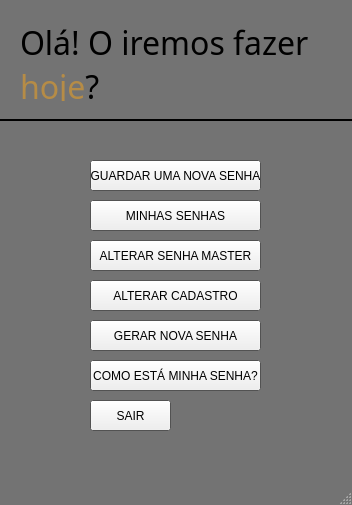
<?xml version="1.0" encoding="UTF-8"?>
<ui version="4.0">
 <class>MainWindow</class>
 <widget class="QMainWindow" name="MainWindow">
  <property name="geometry">
   <rect>
    <x>0</x>
    <y>0</y>
    <width>352</width>
    <height>505</height>
   </rect>
  </property>
  <property name="palette">
   <palette>
    <active>
     <colorrole role="Base">
      <brush brushstyle="SolidPattern">
       <color alpha="255">
        <red>115</red>
        <green>115</green>
        <blue>115</blue>
       </color>
      </brush>
     </colorrole>
     <colorrole role="Window">
      <brush brushstyle="SolidPattern">
       <color alpha="255">
        <red>115</red>
        <green>115</green>
        <blue>115</blue>
       </color>
      </brush>
     </colorrole>
     <colorrole role="Highlight">
      <brush brushstyle="SolidPattern">
       <color alpha="255">
        <red>182</red>
        <green>140</green>
        <blue>70</blue>
       </color>
      </brush>
     </colorrole>
     <colorrole role="HighlightedText">
      <brush brushstyle="SolidPattern">
       <color alpha="255">
        <red>182</red>
        <green>140</green>
        <blue>70</blue>
       </color>
      </brush>
     </colorrole>
     <colorrole role="Link">
      <brush brushstyle="SolidPattern">
       <color alpha="255">
        <red>182</red>
        <green>140</green>
        <blue>70</blue>
       </color>
      </brush>
     </colorrole>
     <colorrole role="LinkVisited">
      <brush brushstyle="SolidPattern">
       <color alpha="255">
        <red>182</red>
        <green>140</green>
        <blue>70</blue>
       </color>
      </brush>
     </colorrole>
    </active>
    <inactive>
     <colorrole role="Base">
      <brush brushstyle="SolidPattern">
       <color alpha="255">
        <red>115</red>
        <green>115</green>
        <blue>115</blue>
       </color>
      </brush>
     </colorrole>
     <colorrole role="Window">
      <brush brushstyle="SolidPattern">
       <color alpha="255">
        <red>115</red>
        <green>115</green>
        <blue>115</blue>
       </color>
      </brush>
     </colorrole>
     <colorrole role="Highlight">
      <brush brushstyle="SolidPattern">
       <color alpha="255">
        <red>182</red>
        <green>140</green>
        <blue>70</blue>
       </color>
      </brush>
     </colorrole>
     <colorrole role="HighlightedText">
      <brush brushstyle="SolidPattern">
       <color alpha="255">
        <red>182</red>
        <green>140</green>
        <blue>70</blue>
       </color>
      </brush>
     </colorrole>
     <colorrole role="Link">
      <brush brushstyle="SolidPattern">
       <color alpha="255">
        <red>182</red>
        <green>140</green>
        <blue>70</blue>
       </color>
      </brush>
     </colorrole>
     <colorrole role="LinkVisited">
      <brush brushstyle="SolidPattern">
       <color alpha="255">
        <red>182</red>
        <green>140</green>
        <blue>70</blue>
       </color>
      </brush>
     </colorrole>
    </inactive>
    <disabled>
     <colorrole role="Base">
      <brush brushstyle="SolidPattern">
       <color alpha="255">
        <red>115</red>
        <green>115</green>
        <blue>115</blue>
       </color>
      </brush>
     </colorrole>
     <colorrole role="Window">
      <brush brushstyle="SolidPattern">
       <color alpha="255">
        <red>115</red>
        <green>115</green>
        <blue>115</blue>
       </color>
      </brush>
     </colorrole>
     <colorrole role="Highlight">
      <brush brushstyle="SolidPattern">
       <color alpha="255">
        <red>0</red>
        <green>120</green>
        <blue>215</blue>
       </color>
      </brush>
     </colorrole>
     <colorrole role="HighlightedText">
      <brush brushstyle="SolidPattern">
       <color alpha="255">
        <red>182</red>
        <green>140</green>
        <blue>70</blue>
       </color>
      </brush>
     </colorrole>
     <colorrole role="Link">
      <brush brushstyle="SolidPattern">
       <color alpha="255">
        <red>182</red>
        <green>140</green>
        <blue>70</blue>
       </color>
      </brush>
     </colorrole>
     <colorrole role="LinkVisited">
      <brush brushstyle="SolidPattern">
       <color alpha="255">
        <red>182</red>
        <green>140</green>
        <blue>70</blue>
       </color>
      </brush>
     </colorrole>
    </disabled>
   </palette>
  </property>
  <property name="windowTitle">
   <string>Que bom te ver novamente por aqui!</string>
  </property>
  <property name="windowIcon">
   <iconset>
    <normaloff>CIPHER_A_Logo_with_Cryptographic_Elements-removebg-preview.png</normaloff>CIPHER_A_Logo_with_Cryptographic_Elements-removebg-preview.png</iconset>
  </property>
  <widget class="QWidget" name="centralwidget">
   <widget class="QLabel" name="boasvindas">
    <property name="geometry">
     <rect>
      <x>20</x>
      <y>20</y>
      <width>321</width>
      <height>81</height>
     </rect>
    </property>
    <property name="font">
     <font>
      <family>Lucida Sans Unicode</family>
      <pointsize>24</pointsize>
     </font>
    </property>
    <property name="contextMenuPolicy">
     <enum>Qt::PreventContextMenu</enum>
    </property>
    <property name="text">
     <string>&lt;html&gt;&lt;head/&gt;&lt;body&gt;&lt;p&gt;Olá! O iremos fazer &lt;span style=&quot; color:#b68c46;&quot;&gt;hoje&lt;/span&gt;?&lt;/p&gt;&lt;/body&gt;&lt;/html&gt;</string>
    </property>
    <property name="textFormat">
     <enum>Qt::RichText</enum>
    </property>
    <property name="alignment">
     <set>Qt::AlignLeading|Qt::AlignLeft|Qt::AlignVCenter</set>
    </property>
    <property name="wordWrap">
     <bool>true</bool>
    </property>
   </widget>
   <widget class="QPushButton" name="pushButton_2">
    <property name="geometry">
     <rect>
      <x>90</x>
      <y>160</y>
      <width>171</width>
      <height>31</height>
     </rect>
    </property>
    <property name="text">
     <string>GUARDAR UMA NOVA SENHA</string>
    </property>
   </widget>
   <widget class="Line" name="line">
    <property name="geometry">
     <rect>
      <x>-20</x>
      <y>110</y>
      <width>411</width>
      <height>20</height>
     </rect>
    </property>
    <property name="palette">
     <palette>
      <active>
       <colorrole role="WindowText">
        <brush brushstyle="SolidPattern">
         <color alpha="255">
          <red>255</red>
          <green>255</green>
          <blue>255</blue>
         </color>
        </brush>
       </colorrole>
       <colorrole role="Button">
        <brush brushstyle="SolidPattern">
         <color alpha="255">
          <red>0</red>
          <green>0</green>
          <blue>0</blue>
         </color>
        </brush>
       </colorrole>
       <colorrole role="Light">
        <brush brushstyle="SolidPattern">
         <color alpha="255">
          <red>0</red>
          <green>0</green>
          <blue>0</blue>
         </color>
        </brush>
       </colorrole>
       <colorrole role="Midlight">
        <brush brushstyle="SolidPattern">
         <color alpha="255">
          <red>0</red>
          <green>0</green>
          <blue>0</blue>
         </color>
        </brush>
       </colorrole>
       <colorrole role="Dark">
        <brush brushstyle="SolidPattern">
         <color alpha="255">
          <red>0</red>
          <green>0</green>
          <blue>0</blue>
         </color>
        </brush>
       </colorrole>
       <colorrole role="Mid">
        <brush brushstyle="SolidPattern">
         <color alpha="255">
          <red>0</red>
          <green>0</green>
          <blue>0</blue>
         </color>
        </brush>
       </colorrole>
       <colorrole role="Text">
        <brush brushstyle="SolidPattern">
         <color alpha="255">
          <red>255</red>
          <green>255</green>
          <blue>255</blue>
         </color>
        </brush>
       </colorrole>
       <colorrole role="BrightText">
        <brush brushstyle="SolidPattern">
         <color alpha="255">
          <red>255</red>
          <green>255</green>
          <blue>255</blue>
         </color>
        </brush>
       </colorrole>
       <colorrole role="ButtonText">
        <brush brushstyle="SolidPattern">
         <color alpha="255">
          <red>255</red>
          <green>255</green>
          <blue>255</blue>
         </color>
        </brush>
       </colorrole>
       <colorrole role="Base">
        <brush brushstyle="SolidPattern">
         <color alpha="255">
          <red>0</red>
          <green>0</green>
          <blue>0</blue>
         </color>
        </brush>
       </colorrole>
       <colorrole role="Window">
        <brush brushstyle="SolidPattern">
         <color alpha="255">
          <red>0</red>
          <green>0</green>
          <blue>0</blue>
         </color>
        </brush>
       </colorrole>
       <colorrole role="Shadow">
        <brush brushstyle="SolidPattern">
         <color alpha="255">
          <red>0</red>
          <green>0</green>
          <blue>0</blue>
         </color>
        </brush>
       </colorrole>
       <colorrole role="AlternateBase">
        <brush brushstyle="SolidPattern">
         <color alpha="255">
          <red>0</red>
          <green>0</green>
          <blue>0</blue>
         </color>
        </brush>
       </colorrole>
       <colorrole role="ToolTipBase">
        <brush brushstyle="SolidPattern">
         <color alpha="255">
          <red>255</red>
          <green>255</green>
          <blue>220</blue>
         </color>
        </brush>
       </colorrole>
       <colorrole role="ToolTipText">
        <brush brushstyle="SolidPattern">
         <color alpha="255">
          <red>0</red>
          <green>0</green>
          <blue>0</blue>
         </color>
        </brush>
       </colorrole>
      </active>
      <inactive>
       <colorrole role="WindowText">
        <brush brushstyle="SolidPattern">
         <color alpha="255">
          <red>255</red>
          <green>255</green>
          <blue>255</blue>
         </color>
        </brush>
       </colorrole>
       <colorrole role="Button">
        <brush brushstyle="SolidPattern">
         <color alpha="255">
          <red>0</red>
          <green>0</green>
          <blue>0</blue>
         </color>
        </brush>
       </colorrole>
       <colorrole role="Light">
        <brush brushstyle="SolidPattern">
         <color alpha="255">
          <red>0</red>
          <green>0</green>
          <blue>0</blue>
         </color>
        </brush>
       </colorrole>
       <colorrole role="Midlight">
        <brush brushstyle="SolidPattern">
         <color alpha="255">
          <red>0</red>
          <green>0</green>
          <blue>0</blue>
         </color>
        </brush>
       </colorrole>
       <colorrole role="Dark">
        <brush brushstyle="SolidPattern">
         <color alpha="255">
          <red>0</red>
          <green>0</green>
          <blue>0</blue>
         </color>
        </brush>
       </colorrole>
       <colorrole role="Mid">
        <brush brushstyle="SolidPattern">
         <color alpha="255">
          <red>0</red>
          <green>0</green>
          <blue>0</blue>
         </color>
        </brush>
       </colorrole>
       <colorrole role="Text">
        <brush brushstyle="SolidPattern">
         <color alpha="255">
          <red>255</red>
          <green>255</green>
          <blue>255</blue>
         </color>
        </brush>
       </colorrole>
       <colorrole role="BrightText">
        <brush brushstyle="SolidPattern">
         <color alpha="255">
          <red>255</red>
          <green>255</green>
          <blue>255</blue>
         </color>
        </brush>
       </colorrole>
       <colorrole role="ButtonText">
        <brush brushstyle="SolidPattern">
         <color alpha="255">
          <red>255</red>
          <green>255</green>
          <blue>255</blue>
         </color>
        </brush>
       </colorrole>
       <colorrole role="Base">
        <brush brushstyle="SolidPattern">
         <color alpha="255">
          <red>0</red>
          <green>0</green>
          <blue>0</blue>
         </color>
        </brush>
       </colorrole>
       <colorrole role="Window">
        <brush brushstyle="SolidPattern">
         <color alpha="255">
          <red>0</red>
          <green>0</green>
          <blue>0</blue>
         </color>
        </brush>
       </colorrole>
       <colorrole role="Shadow">
        <brush brushstyle="SolidPattern">
         <color alpha="255">
          <red>0</red>
          <green>0</green>
          <blue>0</blue>
         </color>
        </brush>
       </colorrole>
       <colorrole role="AlternateBase">
        <brush brushstyle="SolidPattern">
         <color alpha="255">
          <red>0</red>
          <green>0</green>
          <blue>0</blue>
         </color>
        </brush>
       </colorrole>
       <colorrole role="ToolTipBase">
        <brush brushstyle="SolidPattern">
         <color alpha="255">
          <red>255</red>
          <green>255</green>
          <blue>220</blue>
         </color>
        </brush>
       </colorrole>
       <colorrole role="ToolTipText">
        <brush brushstyle="SolidPattern">
         <color alpha="255">
          <red>0</red>
          <green>0</green>
          <blue>0</blue>
         </color>
        </brush>
       </colorrole>
      </inactive>
      <disabled>
       <colorrole role="WindowText">
        <brush brushstyle="SolidPattern">
         <color alpha="255">
          <red>0</red>
          <green>0</green>
          <blue>0</blue>
         </color>
        </brush>
       </colorrole>
       <colorrole role="Button">
        <brush brushstyle="SolidPattern">
         <color alpha="255">
          <red>0</red>
          <green>0</green>
          <blue>0</blue>
         </color>
        </brush>
       </colorrole>
       <colorrole role="Light">
        <brush brushstyle="SolidPattern">
         <color alpha="255">
          <red>0</red>
          <green>0</green>
          <blue>0</blue>
         </color>
        </brush>
       </colorrole>
       <colorrole role="Midlight">
        <brush brushstyle="SolidPattern">
         <color alpha="255">
          <red>0</red>
          <green>0</green>
          <blue>0</blue>
         </color>
        </brush>
       </colorrole>
       <colorrole role="Dark">
        <brush brushstyle="SolidPattern">
         <color alpha="255">
          <red>0</red>
          <green>0</green>
          <blue>0</blue>
         </color>
        </brush>
       </colorrole>
       <colorrole role="Mid">
        <brush brushstyle="SolidPattern">
         <color alpha="255">
          <red>0</red>
          <green>0</green>
          <blue>0</blue>
         </color>
        </brush>
       </colorrole>
       <colorrole role="Text">
        <brush brushstyle="SolidPattern">
         <color alpha="255">
          <red>0</red>
          <green>0</green>
          <blue>0</blue>
         </color>
        </brush>
       </colorrole>
       <colorrole role="BrightText">
        <brush brushstyle="SolidPattern">
         <color alpha="255">
          <red>255</red>
          <green>255</green>
          <blue>255</blue>
         </color>
        </brush>
       </colorrole>
       <colorrole role="ButtonText">
        <brush brushstyle="SolidPattern">
         <color alpha="255">
          <red>0</red>
          <green>0</green>
          <blue>0</blue>
         </color>
        </brush>
       </colorrole>
       <colorrole role="Base">
        <brush brushstyle="SolidPattern">
         <color alpha="255">
          <red>0</red>
          <green>0</green>
          <blue>0</blue>
         </color>
        </brush>
       </colorrole>
       <colorrole role="Window">
        <brush brushstyle="SolidPattern">
         <color alpha="255">
          <red>0</red>
          <green>0</green>
          <blue>0</blue>
         </color>
        </brush>
       </colorrole>
       <colorrole role="Shadow">
        <brush brushstyle="SolidPattern">
         <color alpha="255">
          <red>0</red>
          <green>0</green>
          <blue>0</blue>
         </color>
        </brush>
       </colorrole>
       <colorrole role="AlternateBase">
        <brush brushstyle="SolidPattern">
         <color alpha="255">
          <red>0</red>
          <green>0</green>
          <blue>0</blue>
         </color>
        </brush>
       </colorrole>
       <colorrole role="ToolTipBase">
        <brush brushstyle="SolidPattern">
         <color alpha="255">
          <red>255</red>
          <green>255</green>
          <blue>220</blue>
         </color>
        </brush>
       </colorrole>
       <colorrole role="ToolTipText">
        <brush brushstyle="SolidPattern">
         <color alpha="255">
          <red>0</red>
          <green>0</green>
          <blue>0</blue>
         </color>
        </brush>
       </colorrole>
      </disabled>
     </palette>
    </property>
    <property name="orientation">
     <enum>Qt::Horizontal</enum>
    </property>
   </widget>
   <widget class="QPushButton" name="pushButton_3">
    <property name="geometry">
     <rect>
      <x>90</x>
      <y>200</y>
      <width>171</width>
      <height>31</height>
     </rect>
    </property>
    <property name="text">
     <string>MINHAS SENHAS</string>
    </property>
   </widget>
   <widget class="QPushButton" name="pushButton_4">
    <property name="geometry">
     <rect>
      <x>90</x>
      <y>240</y>
      <width>171</width>
      <height>31</height>
     </rect>
    </property>
    <property name="text">
     <string>ALTERAR SENHA MASTER</string>
    </property>
   </widget>
   <widget class="QPushButton" name="pushButton_5">
    <property name="geometry">
     <rect>
      <x>90</x>
      <y>280</y>
      <width>171</width>
      <height>31</height>
     </rect>
    </property>
    <property name="text">
     <string>ALTERAR CADASTRO</string>
    </property>
   </widget>
   <widget class="QPushButton" name="pushButton_6">
    <property name="geometry">
     <rect>
      <x>90</x>
      <y>320</y>
      <width>171</width>
      <height>31</height>
     </rect>
    </property>
    <property name="text">
     <string>GERAR NOVA SENHA</string>
    </property>
   </widget>
   <widget class="QPushButton" name="pushButton_7">
    <property name="geometry">
     <rect>
      <x>90</x>
      <y>360</y>
      <width>171</width>
      <height>31</height>
     </rect>
    </property>
    <property name="text">
     <string>COMO ESTÁ MINHA SENHA?</string>
    </property>
   </widget>
   <widget class="QPushButton" name="pushButton">
    <property name="geometry">
     <rect>
      <x>90</x>
      <y>400</y>
      <width>81</width>
      <height>31</height>
     </rect>
    </property>
    <property name="text">
     <string>SAIR</string>
    </property>
   </widget>
  </widget>
  <widget class="QStatusBar" name="statusbar"/>
 </widget>
 <resources/>
 <connections/>
</ui>
